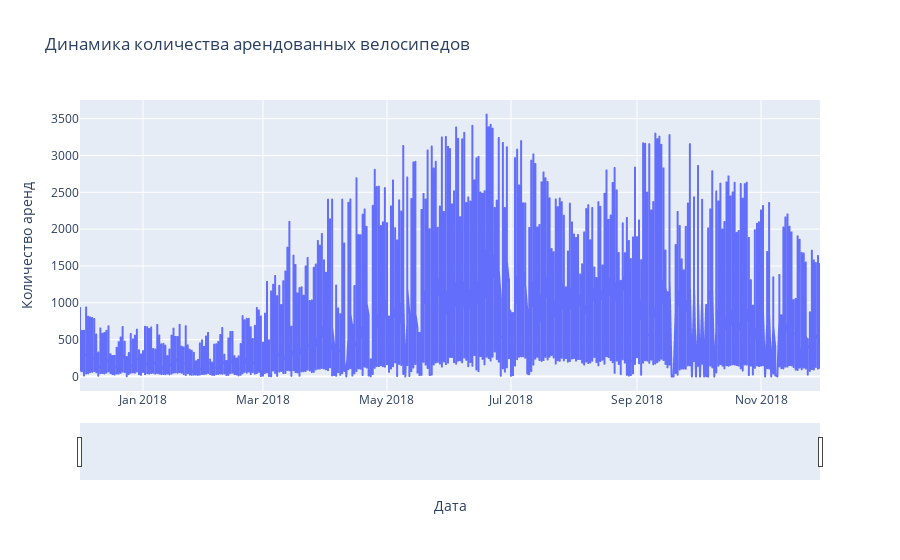
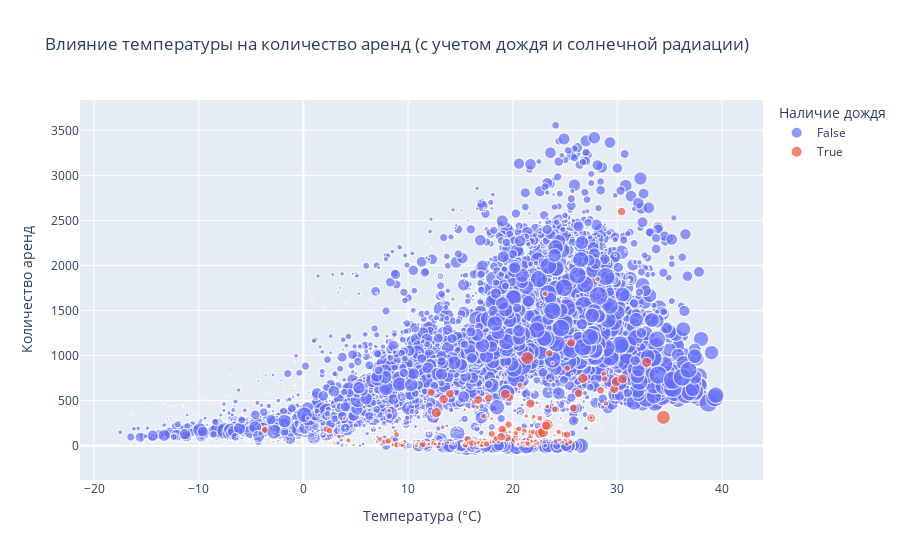

Write notebook code for charts like these, in order.
### Code cell
# ---- 1. Интерактивный график временного ряда ----
fig_time_series = px.line(data, x='Date', y='Rented Bike Count',
                          title='Динамика количества арендованных велосипедов',
                          labels={'Date': 'Дата', 'Rented Bike Count': 'Количество аренд'})

fig_time_series.update_xaxes(rangeslider_visible=True)
fig_time_series.show()

# ---- 2. Интерактивный график зависимости от фактора ----
plot_data = data.copy()
if 'Rainy_Day' not in plot_data.columns: 
    plot_data['Rainy_Day'] = plot_data['Rainfall'] > 0 

fig_factor = px.scatter(plot_data, x='Temperature', y='Rented Bike Count',
                        color='Rainy_Day', 
                        size='Solar Radiation', 
                        hover_data=['Hour', 'Wind speed', 'Humidity'], 
                        title='Влияние температуры на количество аренд (с учетом дождя и солнечной радиации)',
                        labels={'Temperature': 'Температура (°C)',
                                'Rented Bike Count': 'Количество аренд',
                                'Rainy_Day': 'Наличие дождя',
                                'Solar Radiation': 'Солнечная радиация'})
fig_factor.show()

### Figure 1 — Plotly figure (JSON) as saved in the notebook; plotly's stock layout.template omitted (floating-point values rounded to 4 significant figures; data arrays with more than 128 entries replaced by an {"elided": "..."} marker saying what was removed)
{"data": [{"hovertemplate": "Дата=%{x}<br>Количество аренд=%{y}<extra></extra>", "legendgroup": "", "line": {"color": "#636efa", "dash": "solid"}, "marker": {"symbol": "circle"}, "mode": "lines", "name": "", "showlegend": false, "type": "scattergl", "x": {"elided": "8760 str values"}, "xaxis": "x", "y": {"elided": "8760 int values"}, "yaxis": "y"}], "layout": {"legend": {"tracegroupgap": 0}, "title": {"text": "Динамика количества арендованных велосипедов"}, "xaxis": {"anchor": "y", "domain": [0, 1], "rangeslider": {"visible": true}, "title": {"text": "Дата"}}, "yaxis": {"anchor": "x", "domain": [0, 1], "title": {"text": "Количество аренд"}}}}

### Figure 2 — Plotly figure (JSON) as saved in the notebook; plotly's stock layout.template omitted (floating-point values rounded to 4 significant figures; data arrays with more than 128 entries replaced by an {"elided": "..."} marker saying what was removed)
{"data": [{"customdata": {"elided": "8232x3 float values"}, "hovertemplate": "Наличие дождя=False<br>Температура (°C)=%{x}<br>Количество аренд=%{y}<br>Солнечная радиация=%{marker.size}<br>Hour=%{customdata[0]}<br>Wind speed=%{customdata[1]}<br>Humidity=%{customdata[2]}<extra></extra>", "legendgroup": "False", "marker": {"color": "#636efa", "size": {"elided": "8232 float values"}, "sizemode": "area", "sizeref": 0.0088, "symbol": "circle"}, "mode": "markers", "name": "False", "showlegend": true, "type": "scattergl", "x": {"elided": "8232 float values"}, "xaxis": "x", "y": {"elided": "8232 int values"}, "yaxis": "y"}, {"customdata": {"elided": "528x3 float values"}, "hovertemplate": "Наличие дождя=True<br>Температура (°C)=%{x}<br>Количество аренд=%{y}<br>Солнечная радиация=%{marker.size}<br>Hour=%{customdata[0]}<br>Wind speed=%{customdata[1]}<br>Humidity=%{customdata[2]}<extra></extra>", "legendgroup": "True", "marker": {"color": "#EF553B", "size": {"elided": "528 float values"}, "sizemode": "area", "sizeref": 0.0088, "symbol": "circle"}, "mode": "markers", "name": "True", "showlegend": true, "type": "scattergl", "x": {"elided": "528 float values"}, "xaxis": "x", "y": {"elided": "528 int values"}, "yaxis": "y"}], "layout": {"legend": {"itemsizing": "constant", "title": {"text": "Наличие дождя"}, "tracegroupgap": 0}, "title": {"text": "Влияние температуры на количество аренд (с учетом дождя и солнечной радиации)"}, "xaxis": {"anchor": "y", "domain": [0, 1], "title": {"text": "Температура (°C)"}}, "yaxis": {"anchor": "x", "domain": [0, 1], "title": {"text": "Количество аренд"}}}}
